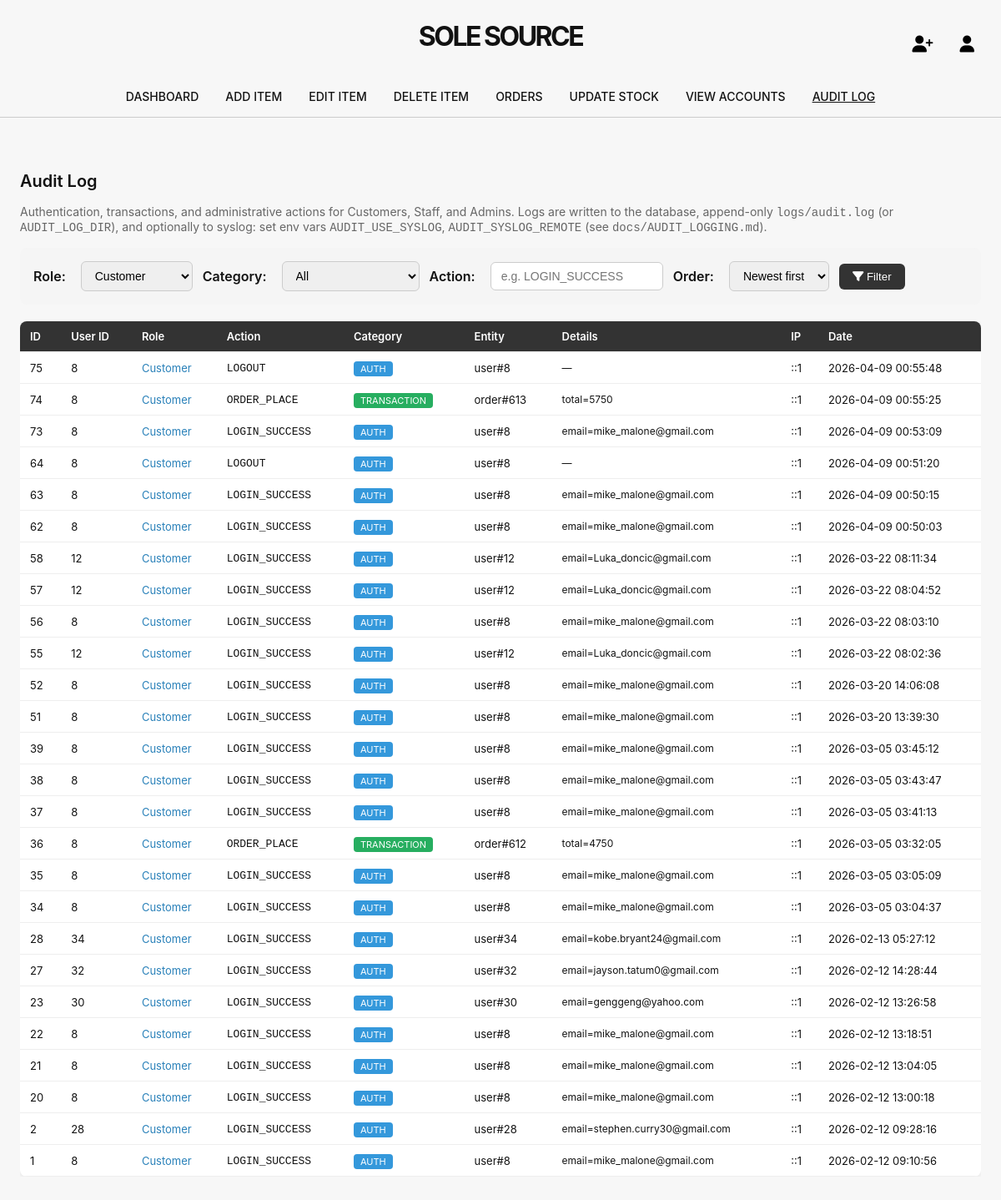
The app's page /view-audit-log.php?role=Customer (signed in) with its own data.
### tables this page shows
CREATE TABLE `audit_log` (
  `id` int(11) NOT NULL,
  `user_id` int(11) DEFAULT NULL,
  `role` varchar(50) DEFAULT NULL,
  `action` varchar(50) NOT NULL,
  `log_category` enum('AUTH','TRANSACTION','ADMIN') DEFAULT NULL,
  `entity_type` varchar(50) DEFAULT NULL,
  `entity_id` int(11) DEFAULT NULL,
  `details` text DEFAULT NULL,
  `ip_address` varchar(45) DEFAULT NULL,
  `created_at` timestamp NOT NULL DEFAULT current_timestamp()
);

### includes/input_validation.php (called while the page is built, shortened)
<?php
function validate_order_direction($value) {
    $v = strtolower(trim((string)$value));
    return ($v === 'asc') ? 'ASC' : 'DESC';
}

### view-audit-log.php (the view, shortened to what this page needs)
<?php
require_once 'includes/db.php';
require_once 'includes/input_validation.php';
$has_category = false;
$r = mysqli_query($conn, "SHOW COLUMNS FROM audit_log LIKE 'log_category'");
if ($r && mysqli_num_rows($r) > 0) {
    $has_category = true;
}
$filter_role = $_GET['role'] ?? '';
$filter_action = trim($_GET['action'] ?? '');
$order = $_GET['order'] ?? 'desc';
$where = [];
$params = [];
$types = '';
if ($filter_role !== '') {
    if ($filter_role === '_none_') {
        $where[] = "(role IS NULL OR role = '')";
    } else {
        $where[] = "role = ?";
        $params[] = $filter_role;
        $types .= 's';
    }
}
$where_sql = count($where) > 0 ? 'WHERE ' . implode(' AND ', $where) : '';
$order_sql = validate_order_direction($order);
$select_cols = $has_category
    ? "id, user_id, role, action, log_category, entity_type, entity_id, details, ip_address, created_at"
    : "id, user_id, role, action, entity_type, entity_id, details, ip_address, created_at";
$query = "SELECT {$select_cols} FROM audit_log {$where_sql} ORDER BY created_at {$order_sql} LIMIT 500";
if (count($params) > 0) {
    $stmt = mysqli_prepare($conn, $query);
    if ($stmt) {
        mysqli_stmt_bind_param($stmt, $types, ...$params);
        mysqli_stmt_execute($stmt);
        $result = mysqli_stmt_get_result($stmt);
    } else {
        $result = false;
    }
} else {
    $result = mysqli_query($conn, $query);
}
$logs = [];
if ($result) {
    while ($row = mysqli_fetch_assoc($result)) {
        $logs[] = $row;
    }
}
?>
<!DOCTYPE html>
<html lang="en">
<head>
  <link rel="stylesheet" href="css/homestyles.css" />
  <link rel="stylesheet" href="css/staffstyles.css" />
  <link rel="stylesheet" href="https://cdnjs.cloudflare.com/ajax/libs/font-awesome/6.5.0/css/all.min.css">
</head>
<body>
<header class="header">
  <div class="header-container">
    <h1 class="logo">SOLE SOURCE</h1>
    <div class="header-icons">
      <button class="icon-button" title="Create Account" onclick="window.location.href='create-account.php'">
        <i class="fas fa-user-plus"></i>
      </button>
      <div class="user-profile-container">
        <button class="icon-button" onclick="window.location.href='userprofileadmin.php'">
          <i class="fas fa-user"></i>
        </button>
      </div>
    </div>
  </div>
  <nav class="navigation">
    <a href="adminhomepage.php" class="nav-link">DASHBOARD</a>
    <a href="add-item.php" class="nav-link">ADD ITEM</a>
    <a href="edit-item.php" class="nav-link">EDIT ITEM</a>
    <a href="delete-item.php" class="nav-link">DELETE ITEM</a>
    <a href="admin-orders.php" class="nav-link">ORDERS</a>
    <a href="admin-update-stocks.php" class="nav-link">UPDATE STOCK</a>
    <a href="view-accounts.php" class="nav-link">VIEW ACCOUNTS</a>
    <a href="view-audit-log.php" class="nav-link active">AUDIT LOG</a>
  </nav>
</header>
<div class="staff-container">
  <h2 class="section-title">Audit Log</h2>
  <p class="audit-summary">Authentication, transactions, and administrative actions for Customers, Staff, and Admins. Logs are written to the database, append-only <code>logs/audit.log</code> (or <code>AUDIT_LOG_DIR</code>), and optionally to syslog: set env vars <code>AUDIT_USE_SYSLOG</code>, <code>AUDIT_SYSLOG_REMOTE</code> (see <code>docs/AUDIT_LOGGING.md</code>).</p>
  <form method="get" action="view-audit-log.php" class="audit-filters">
    <label>Role:</label>
    <select name="role">
      <option value="Customer" <?php echo $filter_role === 'Customer' ? 'selected' : ''; ?>>Customer</option>
    </select>
    <?php if ($has_category): ?>
    <label>Category:</label>
    <select name="category">
      <option value="">All</option>
    </select>
    <?php endif; ?>
    <label>Action:</label>
    <input type="text" name="action" value="<?php echo htmlspecialchars($filter_action); ?>" placeholder="e.g. LOGIN_SUCCESS" />
    <label>Order:</label>
    <select name="order">
      <option value="desc" <?php echo $order === 'desc' ? 'selected' : ''; ?>>Newest first</option>
    </select>
    <button type="submit"><i class="fas fa-filter"></i> Filter</button>
  </form>
  <div style="overflow-x: auto;">
    <table class="audit-table">
      <thead>
        <tr>
          <th>ID</th>
          <th>User ID</th>
          <th>Role</th>
          <th>Action</th>
          <?php if ($has_category): ?><th>Category</th><?php endif; ?>
          <th>Entity</th>
          <th>Details</th>
          <th>IP</th>
          <th>Date</th>
        </tr>
      </thead>
      <tbody>
        <?php foreach ($logs as $log): ?>
        <tr>
          <td><?php echo (int)$log['id']; ?></td>
          <td><?php echo $log['user_id'] !== null ? (int)$log['user_id'] : '—'; ?></td>
          <td class="role-<?php echo strtolower($log['role'] ?? 'none'); ?>"><?php echo htmlspecialchars($log['role'] ?? '—'); ?></td>
          <td><code><?php echo htmlspecialchars($log['action']); ?></code></td>
          <?php if ($has_category): ?>
          <td>
            <?php
            $cat = $log['log_category'] ?? null;
            if ($cat): ?>
              <span class="badge-<?php echo strtolower($cat); ?>"><?php echo htmlspecialchars($cat); ?></span>
            <?php else: ?>—<?php endif; ?>
          </td>
          <?php endif; ?>
          <td><?php echo htmlspecialchars(($log['entity_type'] ?? '') . ($log['entity_id'] ? '#' . $log['entity_id'] : '')); ?></td>
          <td class="log-details"><?php echo htmlspecialchars($log['details'] ?? '—'); ?></td>
          <td><?php echo htmlspecialchars($log['ip_address'] ?? '—'); ?></td>
          <td><?php echo htmlspecialchars($log['created_at'] ?? ''); ?></td>
        </tr>
        <?php endforeach; ?>
      </tbody>
    </table>
  </div>
</div>
</body>
</html>

### css/homestyles.css (style rules this page uses)
.logo { font-size: 32px; font-weight: 700; letter-spacing: -2.5px; margin-bottom: 20px; }
* { margin: 0; padding: 0; box-sizing: border-box; }
body { font-family: -apple-system, BlinkMacSystemFont, 'Segoe UI', Roboto, sans-serif; background-color: hsl(0, 0%, 97%); color: hsl(0, 0%, 7%); min-height: 100vh; }
.header { background-color: hsl(0, 0%, 97%); border-bottom: 1px solid hsl(0, 0%, 80%); }
.header-container { max-width: 1200px; margin: 0 auto; padding: 24px; display: flex; align-items: center; justify-content: space-between; }
.header-icons { flex: 1; display: flex; justify-content: flex-end; gap: 16px; }
.icon-button { background: none; border: none; font-size: 20px; cursor: pointer; padding: 8px; border-radius: 4px; transition: background-color 0.2s; }
.navigation { max-width: 1200px; margin: 0 auto; padding: 0 24px 16px; display: flex; justify-content: center; gap: 32px; }
.nav-link { text-decoration: none; color: hsl(0, 0%, 7%); font-size: 14px; font-weight: 500; transition: color 0.2s; }
.nav-link.active { text-decoration: underline; color: hsl(0, 0%, 7%); }

### css/staffstyles.css (style rules this page uses)
.staff-container { max-width: 1200px; margin: 40px auto; padding: 24px; }
.section-title { font-size: 20px; font-weight: 600; margin-bottom: 16px; }
.user-profile-container { position: relative; }

### view-audit-log.php (style rules this page uses)
.audit-filters { display: flex; flex-wrap: wrap; gap: 12px; align-items: center; margin-bottom: 20px; padding: 16px; background: #f5f5f5; border-radius: 8px; }
.audit-filters label { font-weight: 600; margin-right: 6px; }
.audit-filters select, .audit-filters input { padding: 8px 12px; border: 1px solid #ccc; border-radius: 6px; font-size: 14px; }
.audit-filters button { padding: 8px 16px; background: #333; color: white; border: none; border-radius: 6px; cursor: pointer; }
.audit-table { width: 100%; border-collapse: collapse; font-size: 13px; background: white; box-shadow: 0 2px 8px rgba(0,0,0,0.08); border-radius: 8px; overflow: hidden; }
.audit-table th, .audit-table td { padding: 10px 12px; text-align: left; border-bottom: 1px solid #eee; }
.audit-table th { background: #333; color: white; font-weight: 600; }
.badge-auth { background: #3498db; color: white; padding: 2px 8px; border-radius: 4px; font-size: 11px; }
.badge-transaction { background: #27ae60; color: white; padding: 2px 8px; border-radius: 4px; font-size: 11px; }
.role-customer { color: #2980b9; }
.log-details { max-width: 280px; word-break: break-word; font-size: 12px; }
.audit-summary { margin-bottom: 16px; color: #666; font-size: 14px; }

### records on screen
audit_log: id "75", user "8", role "Customer", action "LOGOUT", log_category "AUTH", entity_type+entity "user#8", details "—", ip_address "::1", created_at "2026-04-09 00:55:48"
audit_log: id "74", user "8", role "Customer", action "ORDER_PLACE", log_category "TRANSACTION", entity_type+entity "order#613", details "total=5750", ip_address "::1", created_at "2026-04-09 00:55:25"
audit_log: id "73", user "8", role "Customer", action "LOGIN_SUCCESS", log_category "AUTH", entity_type+entity "user#8", details "email=mike_malone@gmail.com", ip_address "::1", created_at "2026-04-09 00:53:09"
audit_log: id "64", user "8", role "Customer", action "LOGOUT", log_category "AUTH", entity_type+entity "user#8", details "—", ip_address "::1", created_at "2026-04-09 00:51:20"
audit_log: id "63", user "8", role "Customer", action "LOGIN_SUCCESS", log_category "AUTH", entity_type+entity "user#8", details "email=mike_malone@gmail.com", ip_address "::1", created_at "2026-04-09 00:50:15"
audit_log: id "62", user "8", role "Customer", action "LOGIN_SUCCESS", log_category "AUTH", entity_type+entity "user#8", details "email=mike_malone@gmail.com", ip_address "::1", created_at "2026-04-09 00:50:03"
audit_log: id "58", user "12", role "Customer", action "LOGIN_SUCCESS", log_category "AUTH", entity_type+entity "user#12", details "email=Luka_doncic@gmail.com", ip_address "::1", created_at "2026-03-22 08:11:34"
audit_log: id "57", user "12", role "Customer", action "LOGIN_SUCCESS", log_category "AUTH", entity_type+entity "user#12", details "email=Luka_doncic@gmail.com", ip_address "::1", created_at "2026-03-22 08:04:52"
audit_log: id "56", user "8", role "Customer", action "LOGIN_SUCCESS", log_category "AUTH", entity_type+entity "user#8", details "email=mike_malone@gmail.com", ip_address "::1", created_at "2026-03-22 08:03:10"
audit_log: id "55", user "12", role "Customer", action "LOGIN_SUCCESS", log_category "AUTH", entity_type+entity "user#12", details "email=Luka_doncic@gmail.com", ip_address "::1", created_at "2026-03-22 08:02:36"
audit_log: id "52", user "8", role "Customer", action "LOGIN_SUCCESS", log_category "AUTH", entity_type+entity "user#8", details "email=mike_malone@gmail.com", ip_address "::1", created_at "2026-03-20 14:06:08"
audit_log: id "51", user "8", role "Customer", action "LOGIN_SUCCESS", log_category "AUTH", entity_type+entity "user#8", details "email=mike_malone@gmail.com", ip_address "::1", created_at "2026-03-20 13:39:30"
audit_log: id "39", user "8", role "Customer", action "LOGIN_SUCCESS", log_category "AUTH", entity_type+entity "user#8", details "email=mike_malone@gmail.com", ip_address "::1", created_at "2026-03-05 03:45:12"
audit_log: id "38", user "8", role "Customer", action "LOGIN_SUCCESS", log_category "AUTH", entity_type+entity "user#8", details "email=mike_malone@gmail.com", ip_address "::1", created_at "2026-03-05 03:43:47"
audit_log: id "37", user "8", role "Customer", action "LOGIN_SUCCESS", log_category "AUTH", entity_type+entity "user#8", details "email=mike_malone@gmail.com", ip_address "::1", created_at "2026-03-05 03:41:13"
audit_log: id "36", user "8", role "Customer", action "ORDER_PLACE", log_category "TRANSACTION", entity_type+entity "order#612", details "total=4750", ip_address "::1", created_at "2026-03-05 03:32:05"
audit_log: id "35", user "8", role "Customer", action "LOGIN_SUCCESS", log_category "AUTH", entity_type+entity "user#8", details "email=mike_malone@gmail.com", ip_address "::1", created_at "2026-03-05 03:05:09"
audit_log: id "34", user "8", role "Customer", action "LOGIN_SUCCESS", log_category "AUTH", entity_type+entity "user#8", details "email=mike_malone@gmail.com", ip_address "::1", created_at "2026-03-05 03:04:37"
audit_log: id "28", user "34", role "Customer", action "LOGIN_SUCCESS", log_category "AUTH", entity_type+entity "user#34", details "email=kobe.bryant24@gmail.com", ip_address "::1", created_at "2026-02-13 05:27:12"
audit_log: id "27", user "32", role "Customer", action "LOGIN_SUCCESS", log_category "AUTH", entity_type+entity "user#32", details "email=jayson.tatum0@gmail.com", ip_address "::1", created_at "2026-02-12 14:28:44"
audit_log: id "23", user "30", role "Customer", action "LOGIN_SUCCESS", log_category "AUTH", entity_type+entity "user#30", details "email=genggeng@yahoo.com", ip_address "::1", created_at "2026-02-12 13:26:58"
audit_log: id "22", user "8", role "Customer", action "LOGIN_SUCCESS", log_category "AUTH", entity_type+entity "user#8", details "email=mike_malone@gmail.com", ip_address "::1", created_at "2026-02-12 13:18:51"
audit_log: id "21", user "8", role "Customer", action "LOGIN_SUCCESS", log_category "AUTH", entity_type+entity "user#8", details "email=mike_malone@gmail.com", ip_address "::1", created_at "2026-02-12 13:04:05"
audit_log: id "20", user "8", role "Customer", action "LOGIN_SUCCESS", log_category "AUTH", entity_type+entity "user#8", details "email=mike_malone@gmail.com", ip_address "::1", created_at "2026-02-12 13:00:18"
audit_log: id "2", user "28", role "Customer", action "LOGIN_SUCCESS", log_category "AUTH", entity_type+entity "user#28", details "email=stephen.curry30@gmail.com", ip_address "::1", created_at "2026-02-12 09:28:16"
audit_log: id "1", user "8", role "Customer", action "LOGIN_SUCCESS", log_category "AUTH", entity_type+entity "user#8", details "email=mike_malone@gmail.com", ip_address "::1", created_at "2026-02-12 09:10:56"
